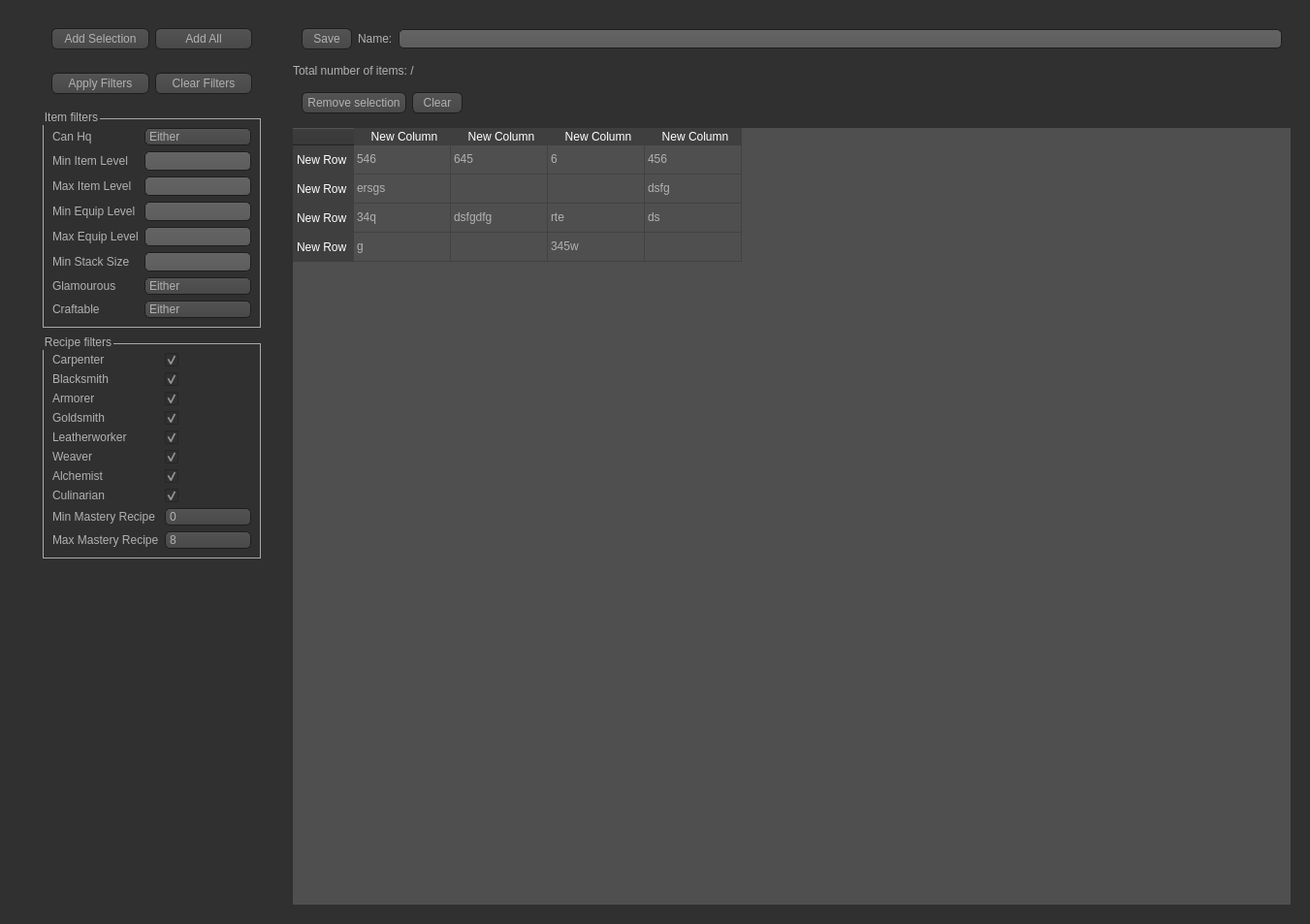
<?xml version="1.0" encoding="UTF-8"?>
<ui version="4.0">
 <class>Form</class>
 <widget class="QWidget" name="Form">
  <property name="geometry">
   <rect>
    <x>0</x>
    <y>0</y>
    <width>1351</width>
    <height>953</height>
   </rect>
  </property>
  <property name="windowTitle">
   <string>Form</string>
  </property>
  <property name="styleSheet">
   <string notr="true">
QToolTip
{
     border: 1px solid black;
     background-color: #455A64;
     padding: 1px;
     border-radius: 3px;
     opacity: 100;
}

QWidget
{
    font: 11pt &quot;Arial&quot;;
    color: #b1b1b1;
    background-color: #303030;
}

QFrame
{
    border: 0px;
}

QTreeView, QListView
{
    background-color: silver;
    margin-left: 5px;
}

QWidget:item:hover
{
    /* background-color: QLinearGradient( x1: 0, y1: 0, x2: 0, y2: 1, stop: 0 #7a4b15, stop: 1 #522414); */
    /* color: #000000; */
    background-color: #37474F;
}

QWidget:item:selected
{
    /* background-color: QLinearGradient( x1: 0, y1: 0, x2: 0, y2: 1, stop: 0 #7a4b15, stop: 1 #7a4b15); */
    background-color: #4d5456;
}

QMenuBar::item#2e3b42
{
    background: transparent;
}

QMenuBar::item:selected
{
    background: transparent;
    border: 1px solid #7a4b15;
}

QMenuBar::item:pressed
{
    background: #444;
    border: 1px solid #000;
    background-color: QLinearGradient(
        x1:0, y1:0,
        x2:0, y2:1,
        stop:1 #212121,
        stop:0.4 #343434/*,
        stop:0.2 #343434,
        stop:0.1 #7a4b15*/
    );
    margin-bottom:-1px;
    padding-bottom:1px;
}

QMenu
{
    border: 1px solid #000;
}

QMenu::item
{
    padding: 2px 20px 2px 20px;
}

QMenu::item:selected
{
    color: #000000;
}

QWidget:disabled
{
    color: #808080;
    background-color: #323232;
}

QAbstractItemView
{
    /* background-color: QLinearGradient( x1: 0, y1: 0, x2: 0, y2: 1, stop: 0 #4d4d4d, stop: 0.1 #646464, stop: 1 #5d5d5d); */
    background-color: #4f4f4f;
}

QWidget:focus
{
    /*border: 1px solid darkgray;*/
}

QLineEdit
{
    background-color: QLinearGradient( x1: 0, y1: 0, x2: 0, y2: 1, stop: 0 #4d4d4d, stop: 0 #646464, stop: 1 #5d5d5d);
    padding: 1px;
    border-style: solid;
    border: 1px solid #1e1e1e;
    border-radius: 5;
}

QPushButton
{
    color: #b1b1b1;
    background-color: QLinearGradient( x1: 0, y1: 0, x2: 0, y2: 1, stop: 0 #565656, stop: 0.1 #525252, stop: 0.5 #4e4e4e, stop: 0.9 #4a4a4a, stop: 1 #464646);
    border-width: 1px;
    border-color: #1e1e1e;
    border-style: solid;
    border-radius: 6;
    padding: 3px;
    font-size: 12px;
    padding-left: 5px;
    padding-right: 5px;
    min-width: 40px;
}

QPushButton:pressed
{
    background-color: QLinearGradient( x1: 0, y1: 0, x2: 0, y2: 1, stop: 0 #2d2d2d, stop: 0.1 #2b2b2b, stop: 0.5 #292929, stop: 0.9 #282828, stop: 1 #252525);
}

QComboBox
{
    selection-background-color: #7a4b15;
    background-color: QLinearGradient( x1: 0, y1: 0, x2: 0, y2: 1, stop: 0 #565656, stop: 0.1 #525252, stop: 0.5 #4e4e4e, stop: 0.9 #4a4a4a, stop: 1 #464646);
    border-style: solid;
    border: 1px solid #1e1e1e;
    border-radius: 5;
}

QComboBox:hover,QPushButton:hover
{
    border: 2px solid #78909C;
}


QComboBox:on
{
    padding-top: 3px;
    padding-left: 4px;
    background-color: QLinearGradient( x1: 0, y1: 0, x2: 0, y2: 1, stop: 0 #2d2d2d, stop: 0.1 #2b2b2b, stop: 0.5 #292929, stop: 0.9 #282828, stop: 1 #252525);
    selection-background-color: #7a4b15;
}

QComboBox QAbstractItemView
{
    border: 0px;
    selection-background-color: #37474F;
}

QComboBox::drop-down
{
     subcontrol-origin: padding;
     subcontrol-position: top right;
     width: 15px;

     border-left-width: 0px;
     border-left-color: darkgray;
     border-left-style: solid; /* just a single line */
     border-top-right-radius: 3px; /* same radius as the QComboBox */
     border-bottom-right-radius: 3px;
 }

QComboBox::down-arrow
{
}

QGroupBox
{
    border: 1px solid darkgray;
    margin-top: 10px;
}

QTextEdit:focus
{
    border: 1px solid darkgray;
}

QScrollBar:horizontal {
     border: 1px solid #222222;
     background: QLinearGradient( x1: 0, y1: 0, x2: 0, y2: 1, stop: 0.0 #121212, stop: 0.2 #282828, stop: 1 #484848);
     height: 7px;
     margin: 0px 16px 0 16px;
}

QScrollBar::handle:horizontal
{
      background: QLinearGradient( x1: 0, y1: 0, x2: 1, y2: 0, stop: 0 #7a4b15, stop: 0.5 #7a4b15, stop: 1 #7a4b15);
      min-height: 20px;
      border-radius: 2px;
}

QScrollBar::add-line:horizontal {
      border: 1px solid #1b1b19;
      border-radius: 2px;
      background: QLinearGradient( x1: 0, y1: 0, x2: 1, y2: 0, stop: 0 #7a4b15, stop: 1 #7a4b15);
      width: 14px;
      subcontrol-position: right;
      subcontrol-origin: margin;
}

QScrollBar::sub-line:horizontal {
      border: 1px solid #1b1b19;
      border-radius: 2px;
      background: QLinearGradient( x1: 0, y1: 0, x2: 1, y2: 0, stop: 0 #7a4b15, stop: 1 #7a4b15);
      width: 14px;
     subcontrol-position: left;
     subcontrol-origin: margin;
}

QScrollBar::right-arrow:horizontal, QScrollBar::left-arrow:horizontal
{
      border: 1px solid black;
      width: 1px;
      height: 1px;
      background: white;
}

QScrollBar::add-page:horizontal, QScrollBar::sub-page:horizontal
{
      background: none;
}

QScrollBar:vertical
{
      background: QLinearGradient( x1: 0, y1: 0, x2: 1, y2: 0, stop: 0.0 #121212, stop: 0.2 #282828, stop: 1 #484848);
      width: 7px;
      margin: 16px 0 16px 0;
      border: 1px solid #222222;
}

QScrollBar::handle:vertical
{
      background: QLinearGradient( x1: 0, y1: 0, x2: 0, y2: 1, stop: 0 #7a4b15, stop: 0.5 #7a4b15, stop: 1 #7a4b15);
      min-height: 20px;
      border-radius: 2px;
}

QScrollBar::add-line:vertical
{
      border: 1px solid #1b1b19;
      border-radius: 2px;
      background: QLinearGradient( x1: 0, y1: 0, x2: 0, y2: 1, stop: 0 #7a4b15, stop: 1 #7a4b15);
      height: 14px;
      subcontrol-position: bottom;
      subcontrol-origin: margin;
}

QScrollBar::sub-line:vertical
{
      border: 1px solid #1b1b19;
      border-radius: 2px;
      background: QLinearGradient( x1: 0, y1: 0, x2: 0, y2: 1, stop: 0 #7a4b15, stop: 1 #7a4b15);
      height: 14px;
      subcontrol-position: top;
      subcontrol-origin: margin;
}

QScrollBar::up-arrow:vertical, QScrollBar::down-arrow:vertical
{
      border: 1px solid black;
      width: 1px;
      height: 1px;
      background: white;
}


QScrollBar::add-page:vertical, QScrollBar::sub-page:vertical
{
      background: none;
}

QTextEdit
{
    background-color: #242424;
}

QPlainTextEdit
{
    background-color: #242424;
}

QHeaderView::section
{
    /* background-color: QLinearGradient(x1:0, y1:0, x2:0, y2:1, stop:0 #616161, stop: 0.5 #505050, stop: 0.6 #434343, stop:1 #656565); */
    background-color: #403f3f;
    color: white;
    padding-left: 4px;
    border: 0px solid #6c6c6c;
}


QMainWindow::separator
{
    background-color: QLinearGradient(x1:0, y1:0, x2:0, y2:1, stop:0 #161616, stop: 0.5 #151515, stop: 0.6 #212121, stop:1 #343434);
    color: white;
    padding-left: 4px;
    border: 1px solid #4c4c4c;
    spacing: 3px; /* spacing between items in the tool bar */
}

QMainWindow::separator:hover
{

    background-color: #78909C;
    color: white;
    padding-left: 4px;
    border: 1px solid #6c6c6c;
    spacing: 3px; /* spacing between items in the tool bar */
}

QToolBar::handle
{
     spacing: 3px; /* spacing between items in the tool bar */
     background: url(:/dark_orange/img/handle.png);
}

QMenu::separator
{
    height: 2px;
    background-color: QLinearGradient(x1:0, y1:0, x2:0, y2:1, stop:0 #161616, stop: 0.5 #151515, stop: 0.6 #212121, stop:1 #343434);
    color: white;
    padding-left: 4px;
    margin-left: 10px;
    margin-right: 5px;
}

QProgressBar
{
    border: 2px solid grey;
    border-radius: 5px;
    text-align: center;
}

QProgressBar::chunk
{
    background-color: #7a4b15;
    width: 2.15px;
    margin: 0.5px;
}

QTabBar::tab {
    color: #b1b1b1;
    /* border: 1px solid #444; */
    /* border-bottom-style: none; */
    background-color: #303030;
    padding-left: 10px;
    padding-right: 10px;
    padding-top: 3px;
    padding-bottom: 2px;
    /* margin-right: -1px; */
}

QTabWidget::pane {
    border: 1px solid #444;
    top: 1px;
}

QTabBar::tab:last
{
    margin-right: 0; /* the last selected tab has nothing to overlap with on the right */
    border-top-right-radius: 3px;
}

QTabBar::tab:first:!selected
{
 margin-left: 0px; /* the last selected tab has nothing to overlap with on the right */


    border-top-left-radius: 3px;
}

QTabBar::tab:!selected
{
    color: #b1b1b1;
    border-bottom-style: solid;
    margin-top: 3px;
    background-color: QLinearGradient(x1:0, y1:0, x2:0, y2:1, stop:1 #212121, stop:.4 #343434);
}

QTabBar::tab::hover, QTabBar::tab::selected
{

    /* border-top-left-radius: 3px; */
    /* border-top-right-radius: 3px; */
    border-bottom: 3px solid #78909C;
}

QRadioButton::indicator:checked, QRadioButton::indicator:unchecked{
    color: #b1b1b1;
    background-color: #323232;
    border: 1px solid #b1b1b1;
    border-radius: 6px;
}

QRadioButton::indicator:checked
{
    background-color: qradialgradient(
        cx: 0.5, cy: 0.5,
        fx: 0.5, fy: 0.5,
        radius: 1.0,
        stop: 0.25 #7a4b15,
        stop: 0.3 #323232
    );
}


QRadioButton::indicator
{
    border-radius: 6px;
}

QRadioButton::indicator:hover, QCheckBox::indicator:hover
{
    border: 1px solid #78909C;
}

QRadioButton::indicator:disabled
{
    border: 1px solid #444;
}


QSlider::groove:horizontal {
    border: 1px solid #3A3939;
    height: 8px;
    background: #201F1F;
    margin: 2px 0;
    border-radius: 2px;
}

QSlider::handle:horizontal {
    background: QLinearGradient( x1: 0, y1: 0, x2: 0, y2: 1,
      stop: 0.0 silver, stop: 0.2 #a8a8a8, stop: 1 #727272);
    border: 1px solid #3A3939;
    width: 14px;
    height: 14px;
    margin: -4px 0;
    border-radius: 2px;
}

QSlider::groove:vertical {
    border: 1px solid #3A3939;
    width: 8px;
    background: #201F1F;
    margin: 0 0px;
    border-radius: 2px;
}

QSlider::handle:vertical {
    background: QLinearGradient( x1: 0, y1: 0, x2: 0, y2: 1, stop: 0.0 silver,
      stop: 0.2 #a8a8a8, stop: 1 #727272);
    border: 1px solid #3A3939;
    width: 14px;
    height: 14px;
    margin: 0 -4px;
    border-radius: 2px;
}

QAbstractSpinBox {
    padding-top: 2px;
    padding-bottom: 2px;
    border: 1px solid darkgray;

    border-radius: 2px;
    min-width: 50px;
}
</string>
  </property>
  <layout class="QHBoxLayout" name="horizontalLayout" stretch="0,0,0,1">
   <item>
    <widget class="QFrame" name="frame">
     <property name="frameShape">
      <enum>QFrame::StyledPanel</enum>
     </property>
     <property name="frameShadow">
      <enum>QFrame::Raised</enum>
     </property>
     <layout class="QVBoxLayout" name="leftLayout">
      <item>
       <widget class="QWidget" name="itemListTablePlaceholder" native="true"/>
      </item>
     </layout>
    </widget>
   </item>
   <item>
    <widget class="QFrame" name="frame_2">
     <property name="frameShape">
      <enum>QFrame::StyledPanel</enum>
     </property>
     <property name="frameShadow">
      <enum>QFrame::Raised</enum>
     </property>
     <layout class="QVBoxLayout" name="verticalLayout" stretch="0,0,0,0,1">
      <item>
       <widget class="QFrame" name="frame_4">
        <property name="frameShape">
         <enum>QFrame::StyledPanel</enum>
        </property>
        <property name="frameShadow">
         <enum>QFrame::Raised</enum>
        </property>
        <layout class="QHBoxLayout" name="horizontalLayout_2">
         <item>
          <widget class="QPushButton" name="addSelectionButton">
           <property name="text">
            <string>Add Selection</string>
           </property>
          </widget>
         </item>
         <item>
          <widget class="QPushButton" name="addAllButton">
           <property name="text">
            <string>Add All</string>
           </property>
          </widget>
         </item>
        </layout>
       </widget>
      </item>
      <item>
       <widget class="QFrame" name="frame_5">
        <property name="frameShape">
         <enum>QFrame::StyledPanel</enum>
        </property>
        <property name="frameShadow">
         <enum>QFrame::Raised</enum>
        </property>
        <layout class="QHBoxLayout" name="horizontalLayout_3">
         <item>
          <widget class="QPushButton" name="applyFiltersButton">
           <property name="text">
            <string>Apply Filters</string>
           </property>
          </widget>
         </item>
         <item>
          <widget class="QPushButton" name="clearFiltersButton">
           <property name="text">
            <string>Clear Filters</string>
           </property>
          </widget>
         </item>
        </layout>
       </widget>
      </item>
      <item>
       <widget class="QGroupBox" name="itemFilterBox">
        <property name="title">
         <string>Item filters</string>
        </property>
        <layout class="QFormLayout" name="formLayout">
         <item row="0" column="0">
          <widget class="QLabel" name="canHqLabel">
           <property name="text">
            <string>Can Hq</string>
           </property>
          </widget>
         </item>
         <item row="0" column="1">
          <widget class="QComboBox" name="canHqDD">
           <item>
            <property name="text">
             <string>Either</string>
            </property>
           </item>
           <item>
            <property name="text">
             <string>Can Hq</string>
            </property>
           </item>
           <item>
            <property name="text">
             <string>Cannot Hq</string>
            </property>
           </item>
          </widget>
         </item>
         <item row="1" column="0">
          <widget class="QLabel" name="minItemLevelLabel">
           <property name="text">
            <string>Min Item Level</string>
           </property>
          </widget>
         </item>
         <item row="1" column="1">
          <widget class="QLineEdit" name="minItemLevelEdit"/>
         </item>
         <item row="2" column="0">
          <widget class="QLabel" name="maxItemLevelLabel">
           <property name="text">
            <string>Max Item Level</string>
           </property>
          </widget>
         </item>
         <item row="2" column="1">
          <widget class="QLineEdit" name="maxItemLevelEdit"/>
         </item>
         <item row="6" column="0">
          <widget class="QLabel" name="glamourousLabel">
           <property name="text">
            <string>Glamourous</string>
           </property>
          </widget>
         </item>
         <item row="6" column="1">
          <widget class="QComboBox" name="glamourousDD">
           <item>
            <property name="text">
             <string>Either</string>
            </property>
           </item>
           <item>
            <property name="text">
             <string>Glamourous</string>
            </property>
           </item>
           <item>
            <property name="text">
             <string>Not Glamourous</string>
            </property>
           </item>
          </widget>
         </item>
         <item row="5" column="0">
          <widget class="QLabel" name="minStackSizeLabel">
           <property name="text">
            <string>Min Stack Size</string>
           </property>
          </widget>
         </item>
         <item row="5" column="1">
          <widget class="QLineEdit" name="minStackSizeEdit"/>
         </item>
         <item row="7" column="0">
          <widget class="QLabel" name="craftableLabel">
           <property name="text">
            <string>Craftable</string>
           </property>
          </widget>
         </item>
         <item row="7" column="1">
          <widget class="QComboBox" name="craftableDD">
           <item>
            <property name="text">
             <string>Either</string>
            </property>
           </item>
           <item>
            <property name="text">
             <string>Craftable</string>
            </property>
           </item>
           <item>
            <property name="text">
             <string>Not Craftable</string>
            </property>
           </item>
          </widget>
         </item>
         <item row="3" column="0">
          <widget class="QLabel" name="minEquipLevelLabel">
           <property name="text">
            <string>Min Equip Level</string>
           </property>
          </widget>
         </item>
         <item row="4" column="0">
          <widget class="QLabel" name="maxEquipLevelLabel">
           <property name="text">
            <string>Max Equip Level</string>
           </property>
          </widget>
         </item>
         <item row="3" column="1">
          <widget class="QLineEdit" name="minEquipLevelEdit"/>
         </item>
         <item row="4" column="1">
          <widget class="QLineEdit" name="maxEquipLevelEdit"/>
         </item>
        </layout>
       </widget>
      </item>
      <item>
       <widget class="QGroupBox" name="recipeFIlterBox">
        <property name="title">
         <string>Recipe filters</string>
        </property>
        <layout class="QFormLayout" name="formLayout_2">
         <item row="1" column="0">
          <widget class="QLabel" name="carpenterLabel">
           <property name="text">
            <string>Carpenter</string>
           </property>
          </widget>
         </item>
         <item row="1" column="1">
          <widget class="QCheckBox" name="carpenterCB">
           <property name="text">
            <string/>
           </property>
           <property name="checked">
            <bool>true</bool>
           </property>
          </widget>
         </item>
         <item row="2" column="0">
          <widget class="QLabel" name="blacksmithLabel">
           <property name="text">
            <string>Blacksmith</string>
           </property>
          </widget>
         </item>
         <item row="2" column="1">
          <widget class="QCheckBox" name="blacksmithCB">
           <property name="text">
            <string/>
           </property>
           <property name="checked">
            <bool>true</bool>
           </property>
          </widget>
         </item>
         <item row="3" column="0">
          <widget class="QLabel" name="armorerLabel">
           <property name="text">
            <string>Armorer</string>
           </property>
          </widget>
         </item>
         <item row="3" column="1">
          <widget class="QCheckBox" name="armorerCB">
           <property name="text">
            <string/>
           </property>
           <property name="checked">
            <bool>true</bool>
           </property>
          </widget>
         </item>
         <item row="4" column="0">
          <widget class="QLabel" name="goldsmithLabel">
           <property name="text">
            <string>Goldsmith</string>
           </property>
          </widget>
         </item>
         <item row="4" column="1">
          <widget class="QCheckBox" name="goldsmithCB">
           <property name="text">
            <string/>
           </property>
           <property name="checked">
            <bool>true</bool>
           </property>
          </widget>
         </item>
         <item row="5" column="0">
          <widget class="QLabel" name="leatherworkerLabel">
           <property name="text">
            <string>Leatherworker</string>
           </property>
          </widget>
         </item>
         <item row="5" column="1">
          <widget class="QCheckBox" name="leatherworkerCB">
           <property name="text">
            <string/>
           </property>
           <property name="checked">
            <bool>true</bool>
           </property>
          </widget>
         </item>
         <item row="6" column="0">
          <widget class="QLabel" name="weaverLabel">
           <property name="text">
            <string>Weaver</string>
           </property>
          </widget>
         </item>
         <item row="6" column="1">
          <widget class="QCheckBox" name="weaverCB">
           <property name="text">
            <string/>
           </property>
           <property name="checked">
            <bool>true</bool>
           </property>
          </widget>
         </item>
         <item row="7" column="0">
          <widget class="QLabel" name="alchemistLabel">
           <property name="text">
            <string>Alchemist</string>
           </property>
          </widget>
         </item>
         <item row="7" column="1">
          <widget class="QCheckBox" name="alchemistCB">
           <property name="text">
            <string/>
           </property>
           <property name="checked">
            <bool>true</bool>
           </property>
          </widget>
         </item>
         <item row="8" column="0">
          <widget class="QLabel" name="culinarianLabel">
           <property name="text">
            <string>Culinarian</string>
           </property>
          </widget>
         </item>
         <item row="8" column="1">
          <widget class="QCheckBox" name="culinarianCB">
           <property name="text">
            <string/>
           </property>
           <property name="checked">
            <bool>true</bool>
           </property>
          </widget>
         </item>
         <item row="9" column="0">
          <widget class="QLabel" name="minMasteryLabel">
           <property name="text">
            <string>Min Mastery Recipe</string>
           </property>
          </widget>
         </item>
         <item row="9" column="1">
          <widget class="QComboBox" name="minMasteryDD">
           <item>
            <property name="text">
             <string>0</string>
            </property>
           </item>
           <item>
            <property name="text">
             <string>1</string>
            </property>
           </item>
           <item>
            <property name="text">
             <string>2</string>
            </property>
           </item>
           <item>
            <property name="text">
             <string>3</string>
            </property>
           </item>
           <item>
            <property name="text">
             <string>4</string>
            </property>
           </item>
           <item>
            <property name="text">
             <string>5</string>
            </property>
           </item>
           <item>
            <property name="text">
             <string>6</string>
            </property>
           </item>
           <item>
            <property name="text">
             <string>7</string>
            </property>
           </item>
           <item>
            <property name="text">
             <string>8</string>
            </property>
           </item>
          </widget>
         </item>
         <item row="10" column="0">
          <widget class="QLabel" name="maxMasteryLabel">
           <property name="text">
            <string>Max Mastery Recipe</string>
           </property>
          </widget>
         </item>
         <item row="10" column="1">
          <widget class="QComboBox" name="maxMasteryDD">
           <property name="currentIndex">
            <number>8</number>
           </property>
           <item>
            <property name="text">
             <string>0</string>
            </property>
           </item>
           <item>
            <property name="text">
             <string>1</string>
            </property>
           </item>
           <item>
            <property name="text">
             <string>2</string>
            </property>
           </item>
           <item>
            <property name="text">
             <string>3</string>
            </property>
           </item>
           <item>
            <property name="text">
             <string>4</string>
            </property>
           </item>
           <item>
            <property name="text">
             <string>5</string>
            </property>
           </item>
           <item>
            <property name="text">
             <string>6</string>
            </property>
           </item>
           <item>
            <property name="text">
             <string>7</string>
            </property>
           </item>
           <item>
            <property name="text">
             <string>8</string>
            </property>
           </item>
          </widget>
         </item>
        </layout>
       </widget>
      </item>
      <item>
       <widget class="QFrame" name="frame_3">
        <property name="frameShape">
         <enum>QFrame::StyledPanel</enum>
        </property>
        <property name="frameShadow">
         <enum>QFrame::Raised</enum>
        </property>
       </widget>
      </item>
     </layout>
    </widget>
   </item>
   <item>
    <widget class="Line" name="line">
     <property name="orientation">
      <enum>Qt::Vertical</enum>
     </property>
    </widget>
   </item>
   <item>
    <widget class="QFrame" name="rightFrame">
     <property name="styleSheet">
      <string notr="true"/>
     </property>
     <property name="frameShape">
      <enum>QFrame::StyledPanel</enum>
     </property>
     <property name="frameShadow">
      <enum>QFrame::Raised</enum>
     </property>
     <layout class="QVBoxLayout" name="rightLayout" stretch="0,0,0,0">
      <item>
       <widget class="QFrame" name="frame_6">
        <property name="frameShape">
         <enum>QFrame::StyledPanel</enum>
        </property>
        <property name="frameShadow">
         <enum>QFrame::Raised</enum>
        </property>
        <layout class="QHBoxLayout" name="horizontalLayout_4">
         <item>
          <widget class="QPushButton" name="saveButton">
           <property name="text">
            <string>Save</string>
           </property>
          </widget>
         </item>
         <item>
          <widget class="QLabel" name="saveNameLabel">
           <property name="text">
            <string>Name:</string>
           </property>
          </widget>
         </item>
         <item>
          <widget class="QLineEdit" name="saveNameEdit"/>
         </item>
        </layout>
       </widget>
      </item>
      <item>
       <widget class="QLabel" name="label">
        <property name="text">
         <string>Total number of items: /</string>
        </property>
       </widget>
      </item>
      <item>
       <widget class="QFrame" name="clearFrame">
        <property name="frameShape">
         <enum>QFrame::StyledPanel</enum>
        </property>
        <property name="frameShadow">
         <enum>QFrame::Raised</enum>
        </property>
        <layout class="QHBoxLayout" name="horizontalLayout_5">
         <item>
          <widget class="QPushButton" name="removeSelectionButton">
           <property name="text">
            <string>Remove selection</string>
           </property>
          </widget>
         </item>
         <item>
          <widget class="QPushButton" name="clearButton">
           <property name="text">
            <string>Clear</string>
           </property>
          </widget>
         </item>
         <item>
          <spacer name="horizontalSpacer">
           <property name="orientation">
            <enum>Qt::Horizontal</enum>
           </property>
           <property name="sizeHint" stdset="0">
            <size>
             <width>40</width>
             <height>20</height>
            </size>
           </property>
          </spacer>
         </item>
        </layout>
       </widget>
      </item>
      <item>
       <widget class="QTableWidget" name="tableWidget">
        <row>
         <property name="text">
          <string>New Row</string>
         </property>
        </row>
        <row>
         <property name="text">
          <string>New Row</string>
         </property>
        </row>
        <row>
         <property name="text">
          <string>New Row</string>
         </property>
        </row>
        <row>
         <property name="text">
          <string>New Row</string>
         </property>
        </row>
        <column>
         <property name="text">
          <string>New Column</string>
         </property>
        </column>
        <column>
         <property name="text">
          <string>New Column</string>
         </property>
        </column>
        <column>
         <property name="text">
          <string>New Column</string>
         </property>
        </column>
        <column>
         <property name="text">
          <string>New Column</string>
         </property>
        </column>
        <item row="0" column="0">
         <property name="text">
          <string>546</string>
         </property>
        </item>
        <item row="0" column="1">
         <property name="text">
          <string>645</string>
         </property>
        </item>
        <item row="0" column="2">
         <property name="text">
          <string>6</string>
         </property>
        </item>
        <item row="0" column="3">
         <property name="text">
          <string>456</string>
         </property>
        </item>
        <item row="1" column="0">
         <property name="text">
          <string>ersgs</string>
         </property>
        </item>
        <item row="1" column="3">
         <property name="text">
          <string>dsfg</string>
         </property>
        </item>
        <item row="2" column="0">
         <property name="text">
          <string>34q</string>
         </property>
        </item>
        <item row="2" column="1">
         <property name="text">
          <string>dsfgdfg</string>
         </property>
        </item>
        <item row="2" column="2">
         <property name="text">
          <string>rte</string>
         </property>
        </item>
        <item row="2" column="3">
         <property name="text">
          <string>ds</string>
         </property>
        </item>
        <item row="3" column="0">
         <property name="text">
          <string>g</string>
         </property>
        </item>
        <item row="3" column="2">
         <property name="text">
          <string>345w</string>
         </property>
        </item>
       </widget>
      </item>
     </layout>
    </widget>
   </item>
  </layout>
 </widget>
 <resources/>
 <connections/>
</ui>
